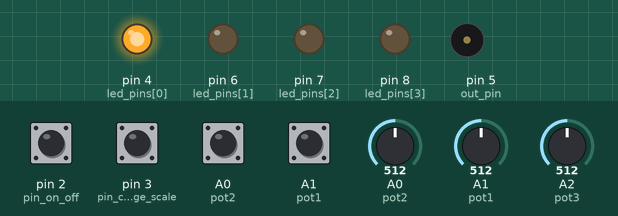
This sketch was run on a simulated Arduino Uno, built with avr-gcc and run on an emulated ATmega328P. Parts: output pins drawn as LEDs (lit = HIGH), buzzer (waves = sounding). Inputs (shaded band) come from the test bench; at power-on: A0 (pot2), A1 (pot1), pin 2 (pin_on_off), pin 3 (pin_change_scale) HIGH, A0 (pot2) = 512, A1 (pot1) = 512, A2 (pot3) = 512. Random numbers use the default seed unless the sketch sets one; what the sketch prints to the serial monitor is not drawn.

Above: at 1.2 s.
1.3 s: pin 3 (pin_change_scale) pulled LOW for 0.15 s
At 1.9 s:
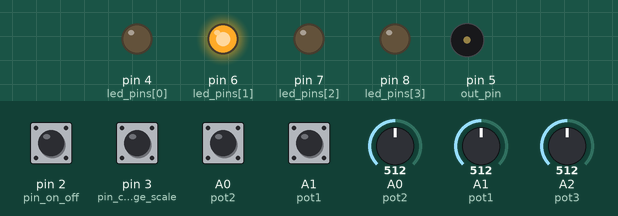
2.9 s: pin 2 (pin_on_off) pulled LOW for 0.15 s
At 3.7 s:
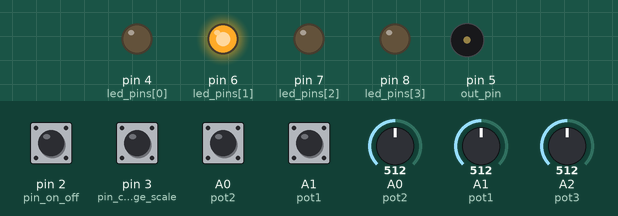
4.5 s: pin 3 (pin_change_scale) pulled LOW for 1 s
At 5.5 s:
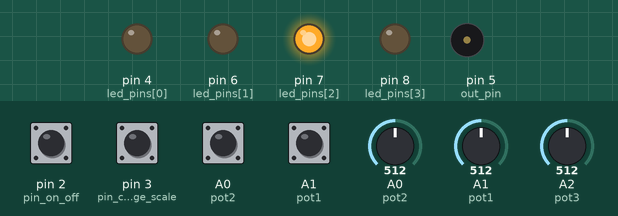
7.0 s: pin 2 (pin_on_off) pulled LOW for 1 s
At 7.4 s:
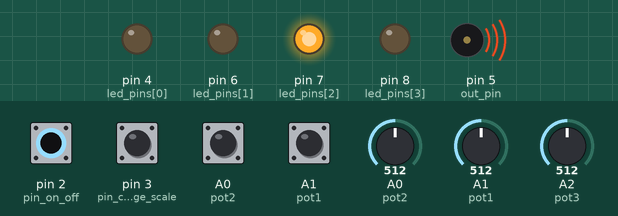
9.5 s: pin 3 (pin_change_scale) pulled LOW for 0.15 s
At 10.5 s:
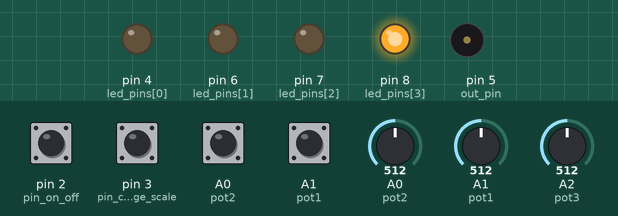
11.1 s: pin 2 (pin_on_off) pulled LOW for 0.15 s
At 12.4 s:
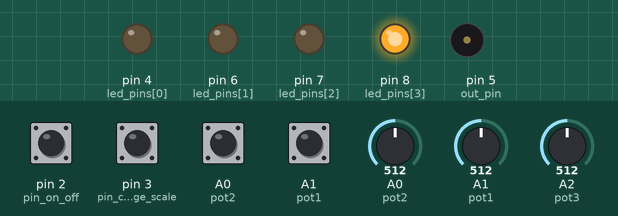
Timing chart, 0 to 13.7 s (numbered marks = the images above; inputs shaded):
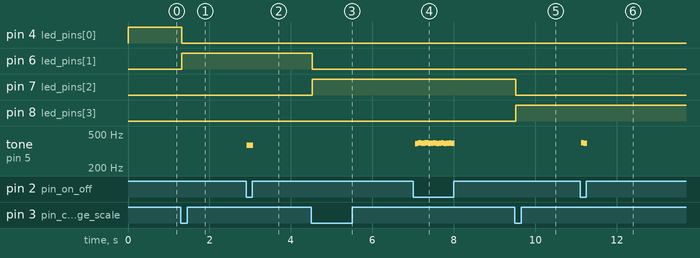

The sketch:

cursed.ino
```cpp
#include "InputDebounce.h"

#define BUTTON_DEBOUNCE_DELAY 20    // [ms]

const int out_pin = 5;
const int pot1 = A1;
const int pot2 = A0;
const int pot3 = A2;
const int pin_on_off = 2;
const int pin_plus_octave = 15;
const int pin_minus_octave = 14;
const int pin_change_scale = 3;
const int led_pins[] = { 4, 6, 7, 8 };

InputDebounce button_on_off;
InputDebounce button_plus_octave;
InputDebounce button_minus_octave;
InputDebounce button_change_scale;

const int MIN_FREQUENCY = 130;
const int MAX_FREQUENCY = 4187;
const int A_NOTE = 440;
int frequency;

const int MIN_OCTAVE = -2;
const int MAX_OCTAVE = 2;
int octave = -1;

enum Scale { None, Chromatic, Major, Minor };
Scale scale;
int major_note_numbers[] = { 0, 2, 4, 5, 7, 9, 11, 12 };
int minor_note_numbers[] = { 0, 2, 3, 5, 7, 8, 10, 12 };

float vibrato_amplitude = 0.01;
float vibrato_frequency = 2;
float vibrato_x = 0;
int vibrato_time = 0;


float vibrato_wave()
{
    int new_vibrato_time = millis();
    vibrato_x += (new_vibrato_time - vibrato_time) * 6.28 * vibrato_frequency / 1000.0;
    vibrato_time = new_vibrato_time;

    return random(700, 1300) / 1000.0 * vibrato_amplitude * sin(vibrato_x);

}

void butt_change_scale_callback(uint8_t pinIn)
{
    digitalWrite(led_pins[scale], LOW);
    scale = (Scale)((scale + 1) % 4);
    digitalWrite(led_pins[scale], HIGH);
}

void butt_minus_octave_pressed_callback(uint8_t pinIn)
{
    if (octave > MIN_OCTAVE) octave--;
}

void butt_plus_octave_pressed_callback(uint8_t pinIn)
{
    if (octave < MAX_OCTAVE) octave++;
}

void butt_on_off_pressed_callback(uint8_t pinIn)
{
    tone(out_pin, frequency);
}

void butt_on_off_released_callback(uint8_t pinIn)
{
    noTone(out_pin);
}

int get_note_pitch(int pot_value)
{
    float h = 12 * octave + 3.0;  // C note of selected octave
    switch (scale)
    {
        case None:
            h += pot_value / 1024.0 * 12.0;
            break;
        case Chromatic:
            h += constrain(map(pot_value, 0, 1023, 0, 13), 0, 12);
            break;
        case Major:
            h += major_note_numbers[constrain(map(pot_value, 0, 1023, 0, 8), 0, 7)];
            break;
        case Minor:
            h += minor_note_numbers[constrain(map(pot_value, 0, 1023, 0, 8), 0, 7)];
            break;
        default:
            break;
    }

    float pitch = pow(2, h / 12.0) * A_NOTE;
    pitch += vibrato_wave() * (float)pitch;
    return pitch;
}

float get_vibrato_frequency(int pot_value)
{
    return map(pot_value, 0, 1023, 10, 100) / 10.0;
}

float get_vibrato_amplitude(int pot_value)
{
    return pot_value / 1023.0 * 0.02;
}

void setup() {
    // put your setup code here, to run once:
    pinMode(out_pin, OUTPUT);
    for (int i = 0; i < 4; i++)
    {
        pinMode(led_pins[i], OUTPUT);
    }
    scale = None;
    digitalWrite(led_pins[scale], HIGH);

    button_on_off.registerCallbacks(butt_on_off_pressed_callback, butt_on_off_released_callback, butt_on_off_pressed_callback, NULL);
    button_plus_octave.registerCallbacks(butt_plus_octave_pressed_callback, NULL, NULL, NULL);
    button_minus_octave.registerCallbacks(butt_minus_octave_pressed_callback, NULL, NULL, NULL);
    button_change_scale.registerCallbacks(butt_change_scale_callback, NULL, NULL, NULL);

    button_on_off.setup(pin_on_off, BUTTON_DEBOUNCE_DELAY, InputDebounce::PIM_INT_PULL_UP_RES);
    button_plus_octave.setup(pin_plus_octave, BUTTON_DEBOUNCE_DELAY, InputDebounce::PIM_INT_PULL_UP_RES);
    button_minus_octave.setup(pin_minus_octave, BUTTON_DEBOUNCE_DELAY, InputDebounce::PIM_INT_PULL_UP_RES);
    button_change_scale.setup(pin_change_scale, BUTTON_DEBOUNCE_DELAY, InputDebounce::PIM_INT_PULL_UP_RES);

    pinMode(pot1, INPUT);
    pinMode(pot2, INPUT);
    pinMode(pot3, INPUT);

    Serial.begin(200000);
}

void loop() {
    // put your main code here, to run repeatedly:
    unsigned long now = millis();

    button_on_off.process(now);
    button_plus_octave.process(now);
    button_minus_octave.process(now);
    button_change_scale.process(now);

    frequency = get_note_pitch(analogRead(pot1));
    vibrato_frequency = get_vibrato_frequency(analogRead(pot2));
    vibrato_amplitude = get_vibrato_amplitude(analogRead(pot3));

    Serial.print(octave);
    Serial.print(" ");
    Serial.print(scale);
    Serial.print(" ");
    Serial.print(vibrato_frequency);
    Serial.print(" ");
    Serial.println(frequency);
}
```

Measured:
- after the input at 1.3 s, pin 4 (led_pins[0]): HIGH → LOW at once; pin 6 (led_pins[1]): LOW → HIGH at once
- after the input at 2.9 s, tone on pin 5 (out_pin): silent → 371 Hz at once, → 370 Hz 0.07 s later, → 368 Hz 0.02 s later, → silent 0.06 s later
- after the input at 4.5 s, pin 6 (led_pins[1]): HIGH → LOW at once; pin 7 (led_pins[2]): LOW → HIGH at once
- after the input at 7.0 s, tone on pin 5 (out_pin): plays 387 Hz for 0.04 s, 392 Hz for 0.04 s, 396 Hz for 0.02 s, 395 Hz for 0.02 s, 393 Hz for 0.03 s, 389 Hz for 0.06 s … (33 notes in this stretch), starting after 0.05 s
- after the input at 9.5 s, pin 7 (led_pins[2]): HIGH → LOW at once; pin 8 (led_pins[3]): LOW → HIGH at once
- after the input at 11.1 s, tone on pin 5 (out_pin): silent → 394 Hz at once, → 391 Hz 0.06 s later, → 389 Hz 0.03 s later, → silent 0.05 s later
